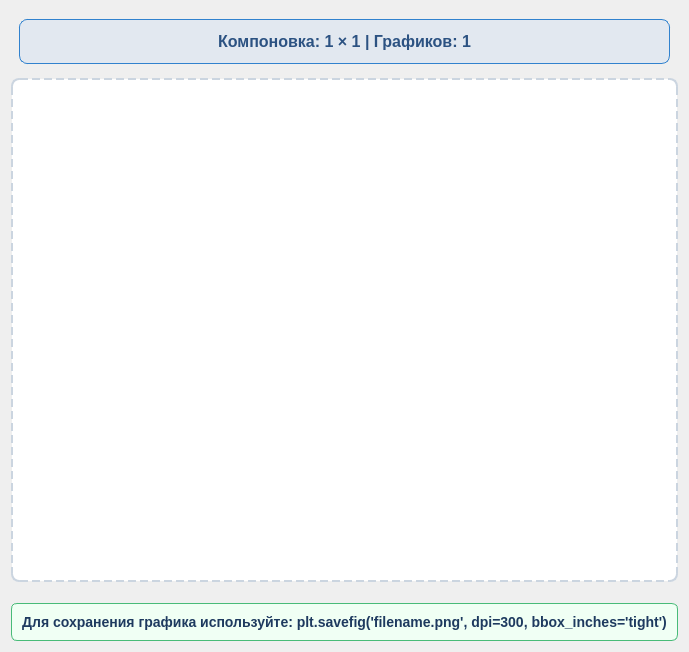
              <widget class="QWidget" name="scrollAreaWidgetContents_display">
               <layout class="QVBoxLayout" name="verticalLayout_display_scroll">
                <item>
                 <widget class="QLabel" name="current_layout_label">
                  <property name="styleSheet">
                   <string notr="true">color: #2c5282;
font-size: 16px;
margin: 8px;
padding: 12px;
background-color: #e2e8f0;
border-radius: 8px;
font-weight: bold;
border: 1px solid #3182ce;</string>
                  </property>
                  <property name="text">
                   <string>Компоновка: 1 × 1 | Графиков: 1</string>
                  </property>
                  <property name="alignment">
                   <set>Qt::AlignCenter</set>
                  </property>
                 </widget>
                </item>
                <item>
                 <widget class="QFrame" name="charts_container_frame">
                  <property name="styleSheet">
                   <string notr="true">QFrame {
    background-color: white;
    border: 2px dashed #cbd5e0;
    border-radius: 8px;
    min-height: 500px;
}</string>
                  </property>
                  <layout class="QGridLayout" name="gridLayout_charts"/>
                 </widget>
                </item>
                <item>
                 <widget class="QLabel" name="save_options_label">
                  <property name="styleSheet">
                   <string notr="true">color: #1e3a5f;
font-size: 14px;
font-weight: bold;
margin-top: 15px;
padding: 10px;
background-color: #f0fff4;
border-radius: 6px;
border: 1px solid #48bb78;</string>
                  </property>
                  <property name="text">
                   <string>Для сохранения графика используйте: plt.savefig('filename.png', dpi=300, bbox_inches='tight')</string>
                  </property>
                  <property name="alignment">
                   <set>Qt::AlignCenter</set>
                  </property>
                 </widget>
                </item>
               </layout>
              </widget>
